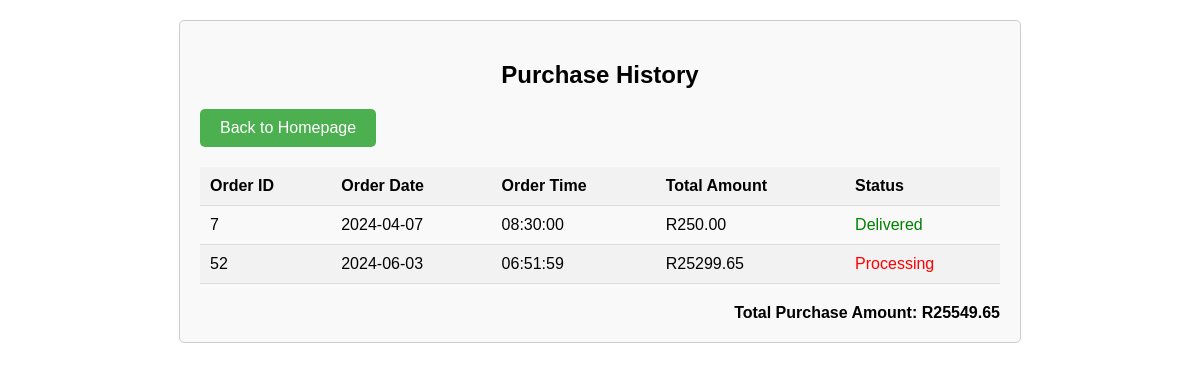
The page /view_purchase_history.php (signed in) on the database its author committed.
### tables this page shows
CREATE TABLE IF NOT EXISTS `tblaorder` (
  `OrderID` int(11) NOT NULL AUTO_INCREMENT,
  `UserID` int(11) DEFAULT NULL,
  `OrderDate` date DEFAULT NULL,
  `OrderTime` time DEFAULT NULL,
  `TotalAmount` decimal(10,2) DEFAULT NULL,
  `Status` varchar(50) DEFAULT NULL,
  PRIMARY KEY (`OrderID`),
  KEY `UserID` (`UserID`)
);

### view_purchase_history.php (the view, shortened to what this page needs)
<?php
include 'DBConn.php';
$userID = $_SESSION['user_id'];
$query = "SELECT * FROM tblaorder WHERE UserID = ?";
$stmt = $connect->prepare($query);
$stmt->bind_param("i", $userID);
$stmt->execute();
$result = $stmt->get_result();
?>
<!DOCTYPE html>
<html lang="en">
<head>
    <link rel="stylesheet" href="CSS/purchase_history_styles.css">
</head>
<body>
    <section class="purchase-history">
        <h2>Purchase History</h2>
        <a href="homepage.php" class="back-button">Back to Homepage</a>
        <?php if ($result->num_rows > 0) : ?>
            <table>
                <thead>
                    <tr>
                        <th>Order ID</th>
                        <th>Order Date</th>
                        <th>Order Time</th>
                        <th>Total Amount</th>
                        <th>Status</th>
                    </tr>
                </thead>
                <tbody>
                    <?php while ($row = $result->fetch_assoc()) : ?>
                        <tr>
                            <td><?php echo htmlspecialchars($row['OrderID']); ?></td>
                            <td><?php echo htmlspecialchars($row['OrderDate']); ?></td>
                            <td><?php echo htmlspecialchars($row['OrderTime']); ?></td>
                            <td>R<?php echo htmlspecialchars($row['TotalAmount']); ?></td>
                            <td style="color: <?php echo $row['Status'] === 'Delivered' ? 'green' : 'red'; ?>">
                                <?php echo htmlspecialchars($row['Status']); ?>
                            </td>
                        </tr>
                    <?php endwhile; ?>
                </tbody>
            </table>
        <?php else : ?>
            <p>No purchase history available.</p>
        <?php endif; ?>
        <?php
        $totalPurchaseAmount = 0;
        $result->data_seek(0);
        while ($row = $result->fetch_assoc()) {
            $totalPurchaseAmount += $row['TotalAmount'];
        }
        ?>
        <div class="total-purchase-amount">
            <span>Total Purchase Amount: R<?php echo htmlspecialchars($totalPurchaseAmount); ?></span>
        </div>
    </section>
</body>
</html>

### CSS/purchase_history_styles.css (style rules this page uses)
body { font-family: Arial, sans-serif; margin: 0; padding: 0; }
.purchase-history { max-width: 800px; margin: 20px auto; padding: 20px; border: 1px solid #ccc; border-radius: 5px; background-color: #f9f9f9; }
h2 { text-align: center; }
table { width: 100%; border-collapse: collapse; }
table th, table td { padding: 10px; text-align: left; border-bottom: 1px solid #ddd; }
table th { background-color: #f2f2f2; }
table tbody tr:nth-child(even) { background-color: #f2f2f2; }
.total-purchase-amount { margin-top: 20px; text-align: right; font-weight: bold; }
.back-button { display: inline-block; padding: 10px 20px; background-color: #4caf50; color: white; text-decoration: none; border-radius: 5px; margin-bottom: 20px; }

### rows shown on the page
tblaorder: OrderID "7", OrderDate "2024-04-07", OrderTime "08:30:00", TotalAmount "250.00", Status "Delivered"
tblaorder: OrderID "52", OrderDate "2024-06-03", OrderTime "06:51:59", TotalAmount "25299.65", Status "Processing"

### other values the page prints
$totalPurchaseAmount "25549.65"
